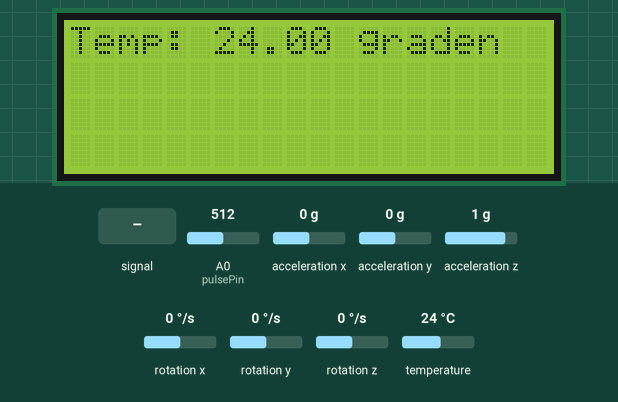
The sketch below on a simulated Arduino Uno, built with avr-gcc and run on an emulated ATmega328P. On the bench: 20×4 character LCD. Wiring (inferred from the names in the program): TMP102 temperature sensor at I2C address 0x48. The inputs (shaded band) are chosen by the test bench; at power-on: acceleration x 0 g, acceleration y 0 g, temperature 24 °C, A0 (pulsePin) = 512, acceleration z 1 g, rotation x 0 °/s, rotation y 0 °/s, rotation z 0 °/s. What the sketch prints to the serial monitor is not drawn.

Above: at 1.3 s.
1.4 s: A0 (pulsePin) fed a 200 Hz sine of ±81 counts around its level
At 7.2 s:
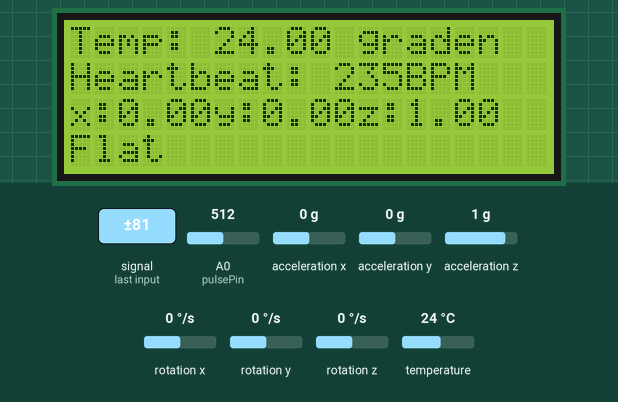
7.4 s: acceleration x set to -1.4 g
At 10.2 s:
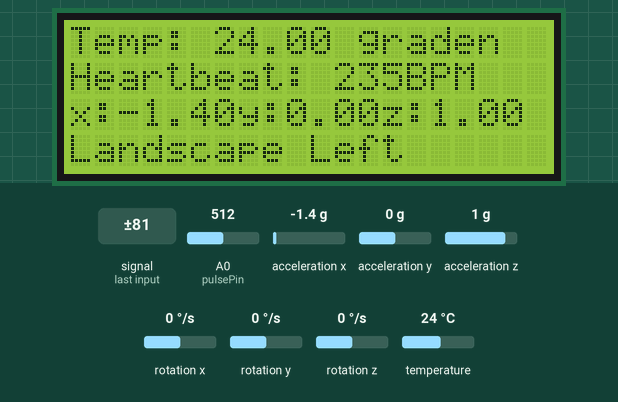
10.8 s: acceleration x set to 0.8 g
At 12.8 s:
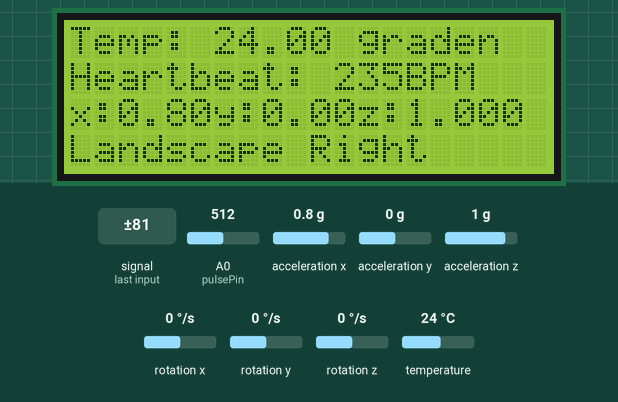
13.7 s: acceleration y set to -1.4 g
At 16.3 s:
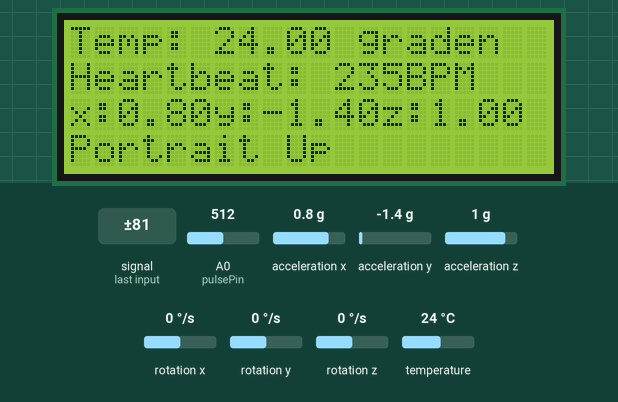
16.6 s: acceleration y set to 1.4 g
At 18.9 s:
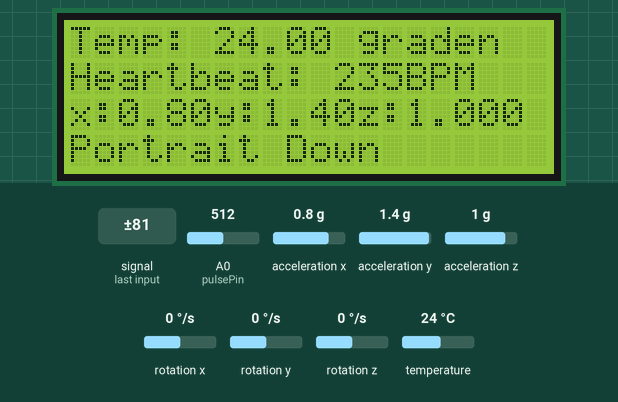
19.5 s: temperature set to 3 °C
At 23.3 s:
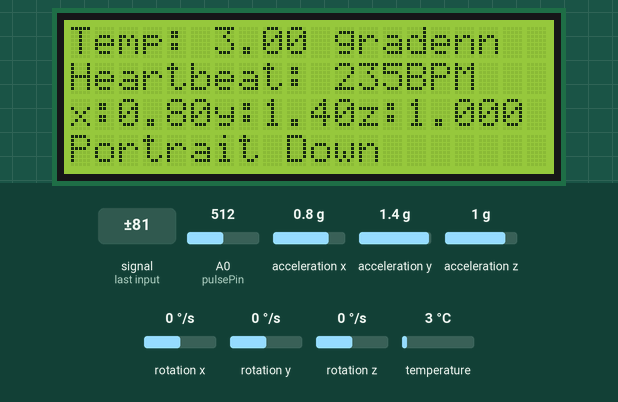
Timing chart, 0 to 24.8 s (numbered marks = the images above; inputs shaded):
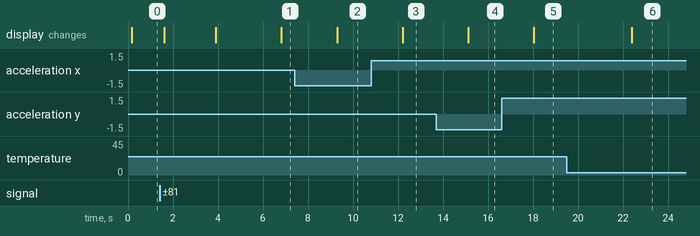

The sketch:

Code_Projectwerk_1_Arduino_Dieter_Debou.ino
```cpp
/*
 * Code by Dieter Debou
 */

#include <Wire.h>
#include <LiquidCrystal_I2C.h>
#include <SparkFun_MMA8452Q.h> // Includes the SFE_MMA8452Q library
#define TMP102_I2C_ADDRESS 72  // This is the I2C address for our chip.
MMA8452Q accel;
LiquidCrystal_I2C lcd(0x3F,20,4);

//  VARIABLES
int pulsePin = 0;                 // Pulse Sensor purple wire connected to analog pin 0
int blinkPin = 13;                // pin to blink led at each beat
int fadePin = 5;                  // pin to do fancy classy fading blink at each beat
int fadeRate = 0;                 // used to fade LED on with PWM on fadePin


// these variables are volatile because they are used during the interrupt service routine!
volatile int BPM;                         // used to hold the pulse rate
volatile int Signal;                      // holds the incoming raw data
volatile int IBI = 600;                   // holds the time between beats, the Inter-Beat Interval
volatile boolean Pulse = false;           // true when pulse wave is high, false when it's low
volatile boolean QS = false;              // becomes true when Arduoino finds a beat.
volatile int rate[10];                    // used to hold last ten IBI values
volatile unsigned long sampleCounter = 0;          // used to determine pulse timing
volatile unsigned long lastBeatTime = 0;           // used to find the inter beat interval
volatile int P =512;                      // used to find peak in pulse wave
volatile int T = 512;                     // used to find trough in pulse wave
volatile int thresh = 512;                // used to find instant moment of heart beat
volatile int amp = 100;                   // used to hold amplitude of pulse waveform
volatile boolean firstBeat = true;        // used to seed rate array so we startup with reasonable BPM
volatile boolean secondBeat = true;       // used to seed rate array so we startup with reasonable BPM


void interruptSetup(){
  // Initializes Timer2 to throw an interrupt every 2mS.
  TCCR2A = 0x02;     // DISABLE PWM ON DIGITAL PINS 3 AND 11, AND GO INTO CTC MODE
  TCCR2B = 0x06;     // DON'T FORCE COMPARE, 256 PRESCALER
  OCR2A = 0X7C;      // SET THE TOP OF THE COUNT TO 124 FOR 500Hz SAMPLE RATE
  TIMSK2 = 0x02;     // ENABLE INTERRUPT ON MATCH BETWEEN TIMER2 AND OCR2A
  sei();             // MAKE SURE GLOBAL INTERRUPTS ARE ENABLED
}

// THIS IS THE TIMER 2 INTERRUPT SERVICE ROUTINE.
// Timer 2 makes sure that we take a reading every 2 miliseconds
ISR(TIMER2_COMPA_vect){                         // triggered when Timer2 counts to 124
    cli();                                      // disable interrupts while we do this
    Signal = analogRead(pulsePin);              // read the Pulse Sensor
    sampleCounter += 2;                         // keep track of the time in mS with this variable
    int N = sampleCounter - lastBeatTime;       // monitor the time since the last beat to avoid noise

//  find the peak and trough of the pulse wave
    if(Signal < thresh && N > (IBI/5)*3){       // avoid dichrotic noise by waiting 3/5 of last IBI
        if (Signal < T){                        // T is the trough
            T = Signal;                         // keep track of lowest point in pulse wave
         }
       }

    if(Signal > thresh && Signal > P){          // thresh condition helps avoid noise
        P = Signal;                             // P is the peak
       }                                        // keep track of highest point in pulse wave

  //  NOW IT'S TIME TO LOOK FOR THE HEART BEAT
  // signal surges up in value every time there is a pulse
if (N > 250){                                   // avoid high frequency noise
  if ( (Signal > thresh) && (Pulse == false) && (N > (IBI/5)*3) ){
    Pulse = true;                               // set the Pulse flag when we think there is a pulse
    digitalWrite(blinkPin,HIGH);                // turn on pin 13 LED
    IBI = sampleCounter - lastBeatTime;         // measure time between beats in mS
    lastBeatTime = sampleCounter;               // keep track of time for next pulse

         if(firstBeat){                         // if it's the first time we found a beat, if firstBeat == TRUE
             firstBeat = false;                 // clear firstBeat flag
             return;                            // IBI value is unreliable so discard it
            }
         if(secondBeat){                        // if this is the second beat, if secondBeat == TRUE
            secondBeat = false;                 // clear secondBeat flag
               for(int i=0; i<=9; i++){         // seed the running total to get a realisitic BPM at startup
                    rate[i] = IBI;
                    }
            }

    // keep a running total of the last 10 IBI values
    word runningTotal = 0;                   // clear the runningTotal variable

    for(int i=0; i<=8; i++){                // shift data in the rate array
          rate[i] = rate[i+1];              // and drop the oldest IBI value
          runningTotal += rate[i];          // add up the 9 oldest IBI values
        }

    rate[9] = IBI;                          // add the latest IBI to the rate array
    runningTotal += rate[9];                // add the latest IBI to runningTotal
    runningTotal /= 10;                     // average the last 10 IBI values
    BPM = 60000/runningTotal;               // how many beats can fit into a minute? that's BPM!
    QS = true;                              // set Quantified Self flag
    // QS FLAG IS NOT CLEARED INSIDE THIS ISR
    }
}

  if (Signal < thresh && Pulse == true){     // when the values are going down, the beat is over
      digitalWrite(blinkPin,LOW);            // turn off pin 13 LED
      Pulse = false;                         // reset the Pulse flag so we can do it again
      amp = P - T;                           // get amplitude of the pulse wave
      thresh = amp/2 + T;                    // set thresh at 50% of the amplitude
      P = thresh;                            // reset these for next time
      T = thresh;
     }

  if (N > 2500){                             // if 2.5 seconds go by without a beat
      thresh = 512;                          // set thresh default
      P = 512;                               // set P default
      T = 512;                               // set T default
      lastBeatTime = sampleCounter;          // bring the lastBeatTime up to date
      firstBeat = true;                      // set these to avoid noise
      secondBeat = true;                     // when we get the heartbeat back
     }

  sei();                                     // enable interrupts when youre done!

}// end isr

void setup(){

  lcd.begin(20, 4);
  lcd.init();
  lcd.backlight();
  lcd.setCursor(0, 0);  // set up the LCD's number of columns and rows

  Serial.begin(115200);             // set up the communication fast
  interruptSetup();                 // sets up to read Pulse Sensor signal every 2mS
  Wire.begin(); // start the I2C library
  accel.init();

}

void getTemp102(){
  byte firstbyte, secondbyte; //these are the bytes we read from the TMP102 temperature registers
  int val; /* an int is capable of storing two bytes, this is where we "chuck" the two bytes together. */
  float convertedtemp; /* We then need to multiply our two bytes by a scaling factor, mentioned in the datasheet. */
  float correctedtemp;
  // The sensor overreads (?)

  Wire.beginTransmission(TMP102_I2C_ADDRESS); //Say hi to the sensor.
  Wire.write(0x00);
  Wire.endTransmission();
  Wire.requestFrom(TMP102_I2C_ADDRESS, 2);
  Wire.endTransmission();

  firstbyte      = (Wire.read());    /*read the TMP102 datasheet - here we read one byte from each of the temperature registers on the TMP102*/
  secondbyte     = (Wire.read());    /*The first byte contains the most significant bits, and the second the less significant */

    val = ((firstbyte) << 4);  /* MSB */
    val |= (secondbyte >> 4);  /* LSB is ORed into the second 4 bits of our byte. Bitwise maths is a bit funky, but there's a good tutorial on the playground*/
    convertedtemp = val*0.0625;
    correctedtemp = convertedtemp/*- 5*/;  /* See the above note on overreading */

  Serial.print("Converted temp is ");
  Serial.print("\t");
  Serial.println(convertedtemp);
  Serial.print("Corrected temp is ");
  Serial.print("\t");
  Serial.println(correctedtemp);
  lcd.setCursor(0,0);
  lcd.print("Temp: ");
  lcd.print(correctedtemp);
  lcd.print(" graden");
  Serial.println();
  delay(400);
}

void sendDataToProcessing(char symbol, int data ){
    Serial.print(symbol);                // symbol prefix tells Processing what type of data is coming
    Serial.println(data);                // the data to send culminating in a carriage return
    lcd.setCursor(0,1);
    lcd.print("Heartbeat: ");
    lcd.print(data);
    lcd.print("BPM");
    delay(1000);
    //lcd.clear();
  }

void loop(){
 // sendDataToProcessing('S', Signal);     // send Processing the raw Pulse Sensor data
  if (QS == true){                       // Quantified Self flag is true when arduino finds a heartbeat
        fadeRate = 255;                  // Set 'fadeRate' Variable to 255 to fade LED with pulse
        sendDataToProcessing('B',BPM);   // send heart rate with a 'B' prefix
       // sendDataToProcessing('Q',IBI);   // send time between beats with a 'Q' prefix
        QS = false;                      // reset the Quantified Self flag for next time
     }
  delay(20);                             //  take a break

getTemp102();

//sendDataToProcessing();
delay(1000); //wait 5 seconds before printing our next set of readings.

  if (accel.available())
  {
                                             // First, use accel.read() to read the new variables:
    accel.read();

                                            // accel.read() will update two sets of variables.
                                            // * int's x, y, and z will store the signed 12-bit values
                                            //   read out of the accelerometer.
                                            // * floats cx, cy, and cz will store the calculated
                                            //   acceleration from those 12-bit values. These variables
                                            //   are in units of g's.
                                            // Check the two function declarations below for an example
                                            // of how to use these variables.
    printCalculatedAccels();
                                            //printAccels(); // Uncomment to print digital readings

                                            // The library also supports the portrait/landscape detection
                                            //  of the MMA8452Q. Check out this function declaration for
                                            //  an example of how to use that.
    printOrientation();

    Serial.println(); // Print new line every time.
  }

} //end loop

void printAccels()
{
  Serial.print(accel.x, 3);

  Serial.print("\t");
  Serial.print(accel.y, 3);

  Serial.print("\t");
  Serial.print(accel.z, 3);

  Serial.print("\t");
}

void printCalculatedAccels()
{
  Serial.print("X = ");
  Serial.print(accel.cx, 3);
    lcd.setCursor(0,2);
    lcd.print("x:");
    lcd.print(accel.cx, 2);
  Serial.print("\t");
  Serial.print("Y = ");
  Serial.print(accel.cy, 3);
    lcd.print("y:");
    lcd.print(accel.cy, 2);
  Serial.print("\t");
  Serial.print("Z = ");
  Serial.print(accel.cz, 3);
    lcd.print("z:");
    lcd.print(accel.cz, 2);
  Serial.print("\t");

}

void printOrientation()
{
  // accel.readPL() will return a byte containing information
  // about the orientation of the sensor. It will be either
  // PORTRAIT_U, PORTRAIT_D, LANDSCAPE_R, LANDSCAPE_L, or
  // LOCKOUT.
  byte pl = accel.readPL();
  switch (pl)
  {

  case PORTRAIT_U:
    Serial.print("Portrait Up");
    lcd.setCursor(0,3);
    lcd.print("                ");
    lcd.setCursor(0,3);
    lcd.print("Portrait Up");
    break;
  case PORTRAIT_D:
    Serial.print("Portrait Down");
    lcd.setCursor(0,3);
    lcd.print("                ");
    lcd.setCursor(0,3);
    lcd.print("Portrait Down");
    break;
  case LANDSCAPE_R:
    Serial.print("Landscape Right");
    lcd.setCursor(0,3);
    lcd.print("                ");
    lcd.setCursor(0,3);
    lcd.print("Landscape Right");
    break;
  case LANDSCAPE_L:
    Serial.print("Landscape Left");
    lcd.setCursor(0,3);
    lcd.print("                ");
    lcd.setCursor(0,3);
    lcd.print("Landscape Left");
    break;
  case LOCKOUT:
    Serial.print("Flat");
    lcd.setCursor(0,3);
    lcd.print("                ");
    lcd.setCursor(0,3);
    lcd.print("Flat");
    break;
  }
  delay(400);
}
```

Measured:
- after the input at 1.4 s, the display: first differs from a run without the input after 2.5 s (image 1 shows a later state)
- after the input at 7.4 s, the display: changes after 1.9 s (image 2)
- after the input at 10.8 s, the display: changes after 1.4 s (image 3)
- after the input at 13.7 s, the display: changes after 1.4 s (image 4)
- after the input at 16.6 s, the display: changes after 1.4 s (image 5)
- after the input at 19.5 s, the display: changes after 2.9 s (image 6)
